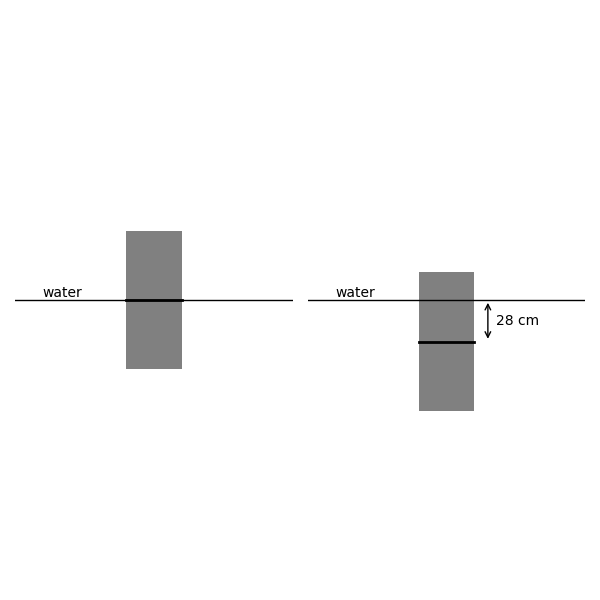

Reproduce this figure in Python.
import matplotlib.pyplot as plt
import numpy as np

# Create figure and axis
fig, (ax1, ax2) = plt.subplots(1, 2, figsize=(6, 6))

# Draw first block (left subplot) - centered at water level
rect1 = plt.Rectangle((0.4, -0.25), 0.2, 0.5, facecolor='gray')
ax1.add_patch(rect1)

# Draw water line and label (left subplot)
ax1.axhline(y=0, color='black', linewidth=1)
ax1.axhline(y=0, xmin=0.4, xmax=0.6, color='black', linewidth=2)
ax1.text(0.1, 0, 'water', verticalalignment='bottom')

# Draw second block (right subplot) - centered at water level
rect2_bottom = plt.Rectangle((0.4, -0.4), 0.2, 0.25, facecolor='gray')
rect2_top = plt.Rectangle((0.4, -0.15), 0.2, 0.25, facecolor='gray')
ax2.add_patch(rect2_bottom)
ax2.add_patch(rect2_top)
ax2.axhline(y=-0.15, xmin=0.4, xmax=0.6, color='black', linewidth=2)

# Draw water line and label (right subplot)
ax2.axhline(y=0, color='black', linewidth=1)
ax2.text(0.1, 0, 'water', verticalalignment='bottom')

# Add 28 cm measurement
ax2.annotate('', xy=(0.65, -0.15), xytext=(0.65, 0), 
             arrowprops=dict(arrowstyle='<->'))
ax2.text(0.68, -0.09, '28 cm')

# Set equal aspect ratio and remove axes
for ax in [ax1, ax2]:
    ax.set_aspect('equal')
    ax.axis('off')
    ax.set_ylim(-0.5, 0.5)  # Set consistent y limits

plt.tight_layout()
plt.show()
